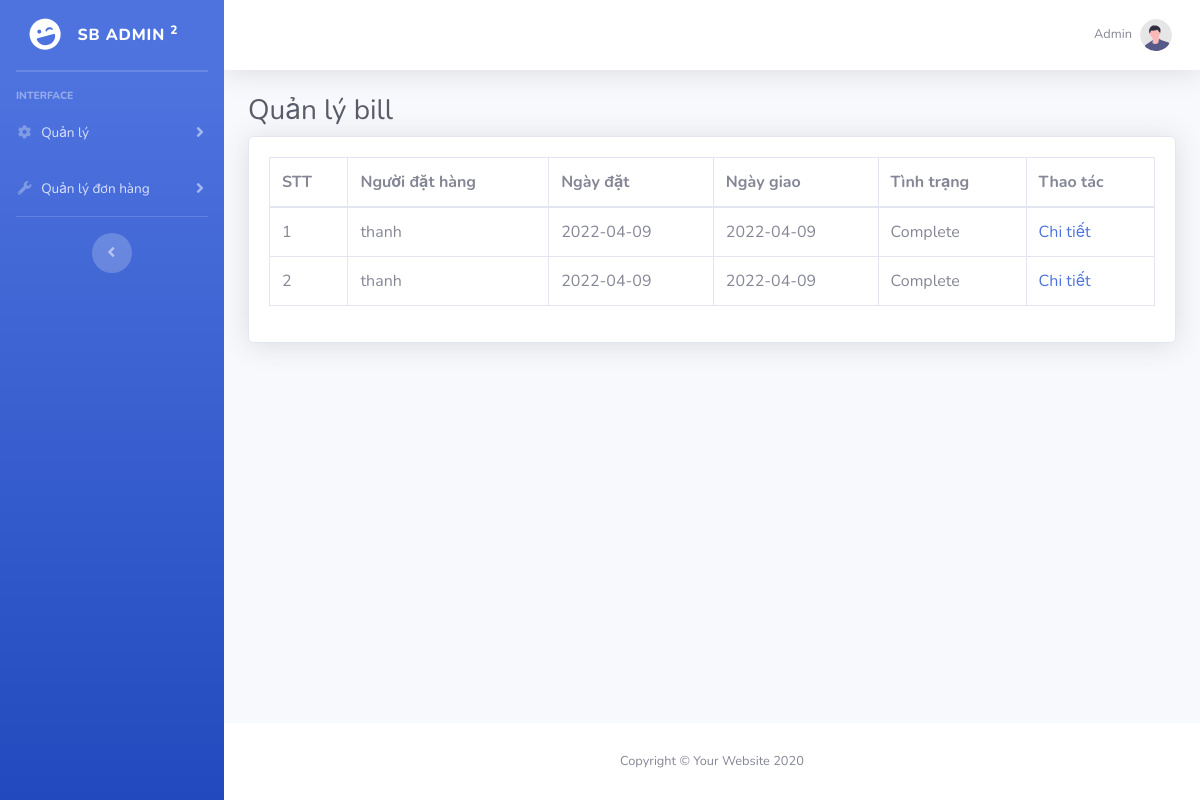
/admin/billlist.php (signed in), run on the app's committed database.
### tables this page shows
CREATE TABLE `bill` (
  `id` int(11) NOT NULL,
  `userId` bigint(11) NOT NULL,
  `createdDate` date NOT NULL,
  `receivedDate` date DEFAULT NULL,
  `status` varchar(30) NOT NULL
);

CREATE TABLE `users` (
  `id` bigint(11) NOT NULL,
  `idRoles` int(11) DEFAULT NULL,
  `username` varchar(100) NOT NULL,
  `password` varchar(1000) NOT NULL,
  `name` varchar(100) NOT NULL,
  `address` text DEFAULT NULL,
  `phone` varchar(11) DEFAULT NULL
);

### lib/database.php (called while the page is built, shortened)
<?php
Class Database{
   public $host   = "localhost";
   public $user   = "root";
   public $pass   = "";
   public $dbname = "Shopluuniem";
   public $link;
private function connectDB(){
   $this->link = new mysqli($this->host, $this->user, $this->pass,
    $this->dbname);
 }
public function select($query){
  $result = $this->link->query($query) or
   die($this->link->error.__LINE__);
  if($result->num_rows > 0){
    return $result;
  } else {
    return false;
  }
 }
}

### classes/bill.php (called while the page is built, shortened)
<?php
$filepath = realpath(dirname(__FILE__));
include_once($filepath . '/../lib/database.php');
?>
<?php
class bill
{
    private $db;
    public function __construct()
    {
        $this->db = new Database();
    }
    public function getListBill()
    {
        $query = "SELECT bill.*, users.name as name
			 FROM bill INNER JOIN users ON bill.userId = users.id
			 order by bill.id desc";
        $mysqli_result = $this->db->select($query);
        if ($mysqli_result) {
            $result = mysqli_fetch_all($this->db->select($query), MYSQLI_ASSOC);
            return $result;
        }
        return false;
    }
}
?>

### admin/billlist.php (the view, shortened to what this page needs)
<?php
include 'includes/header.php';
include '../classes/bill.php';
$order = new bill();
$list = $order->getListBill();
?>
<div class="container-fluid">
    <h1 class="h3 mb-2 text-gray-800">Quản lý bill</h1>
    <div class="card shadow mb-4">
        <div class="card-body">
            <div class="table-responsive">
                <?php $count = 1;
                if ($list) { ?>
                    <table class="table table-bordered" width="100%" cellspacing="0">
                        <thead>
                            <tr>
                                <th>STT</th>
                                <th>Người đặt hàng</th>
                                <th>Ngày đặt</th>
                                <th>Ngày giao</th>
                                <th>Tình trạng</th>
                                <th>Thao tác</th>
                            </tr>
                        </thead>
                        <tbody>
                            <?php foreach ($list as $key => $value) { ?>
                                <tr>
                                    <td><?= $count++ ?></td>
                                    <td><?= $value['name'] ?></td>
                                    <td><?= $value['createdDate'] ?></td>
                                    <td><?= ($value['status'] != "Processing") ? $value['receivedDate'] : "Dự kiến 3 ngày sau khi đơn hàng đã được xử lý" ?> </td>
                                    <td><?= $value['status'] ?></td>
                                    <td>
                                        <a href="billlistdetail.php?orderId=<?= $value['id'] ?>">Chi tiết</a>
                                    </td>
                                </tr>
                            <?php } ?>
                        </tbody>
                    </table>
                <?php } else { ?>
                    <h3>Chưa có đơn hàng nào...</h3>
                <?php } ?>
            </div>
        </div>
    </div>
</div>
<?php
include 'includes/footer.php'
?>

### data on the page
bill: userId.name "thanh", createdDate "2022-04-09", receivedDate "2022-04-09", status "Complete"
bill: userId.name "thanh", createdDate "2022-04-09", receivedDate "2022-04-09", status "Complete"
